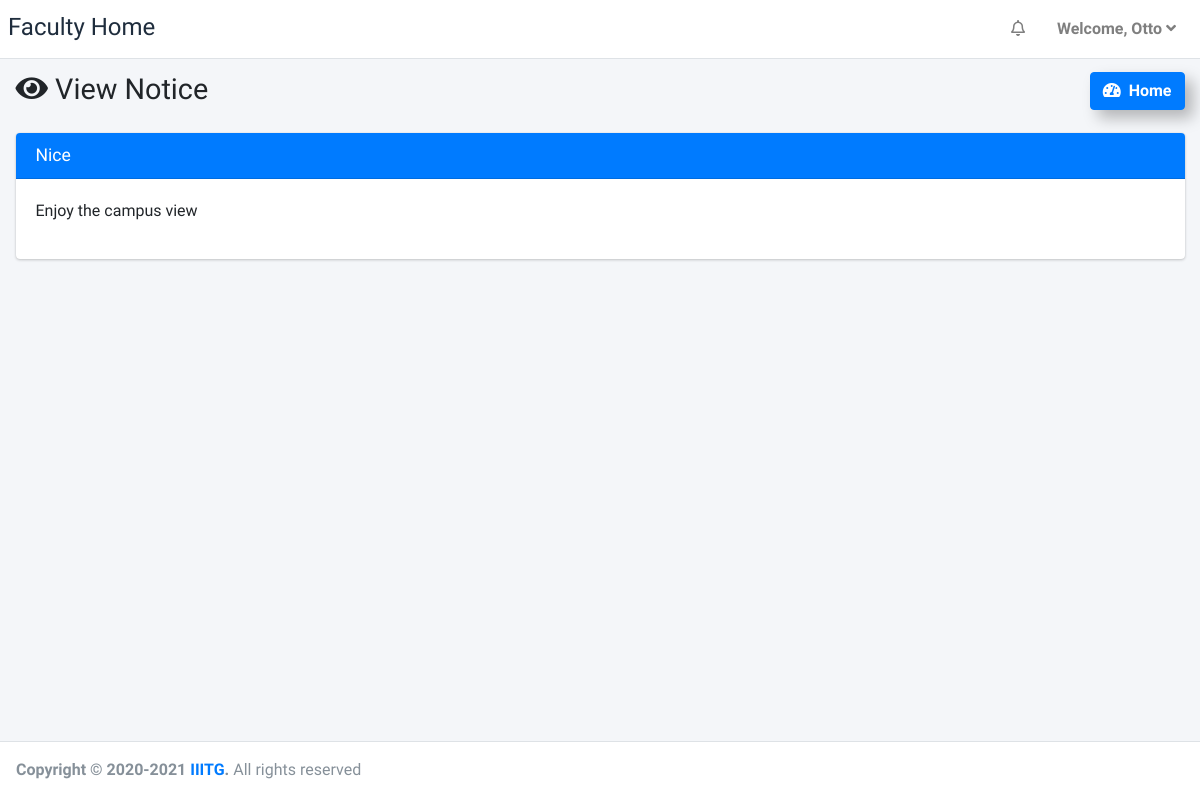
The app's page /student/MrX/notice/2/ (signed in), older data.
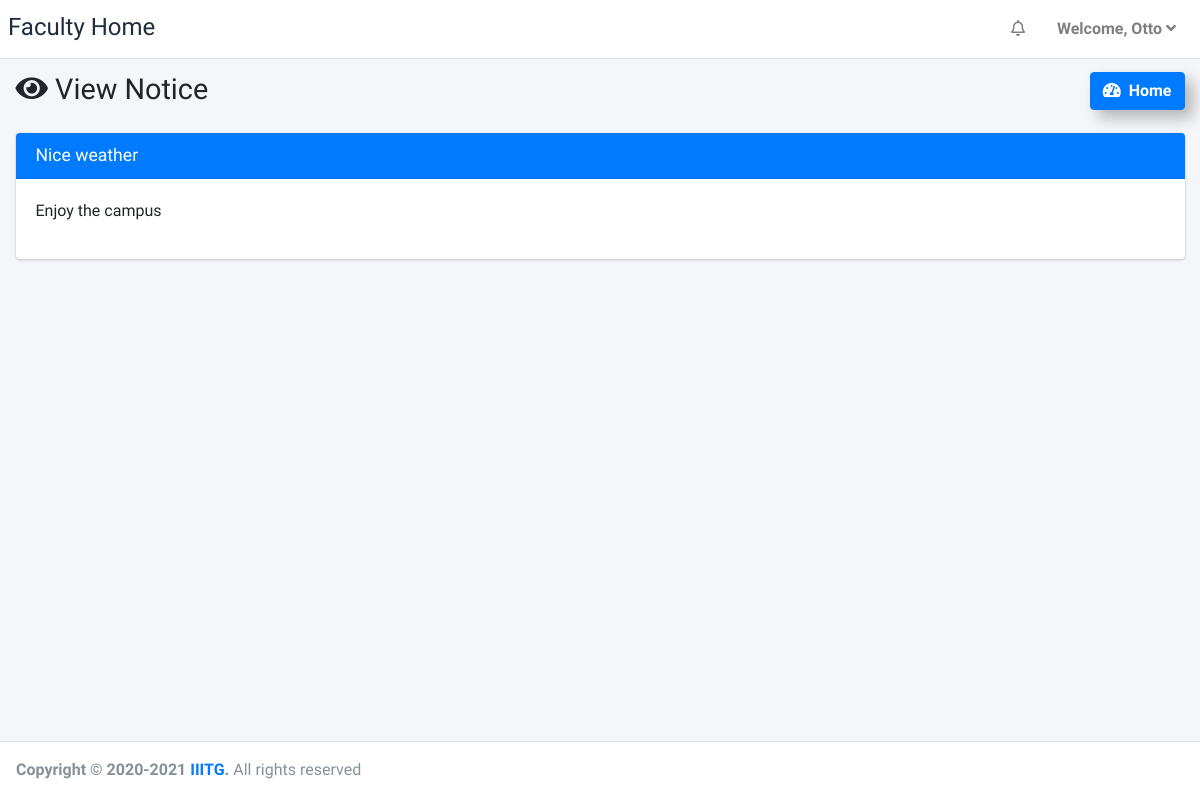
The same page, newer data.
### mySpace_app/models.py (models this page shows, shortened)
class Notice(models.Model):
    notice_name = models.CharField(max_length=255)
    content = models.TextField()
    published_on = models.DateTimeField(auto_now=True)

### mySpace_app/views.py (the view)
# urls.py: path('student/<str:username>/notice/<int:notice_id>/', views.notice_view, name="notice_view"),
def notice_view(request, username, notice_id):
	res = checkUser(request, username)
	if res: return res
	try:
		notice = Notice.objects.get(id=notice_id)
	except Exception as e:
		return redirect('/')
	contents = {
		'name': notice.notice_name,
		'content': notice.content,
		'published_on': notice.published_on
	}
	if Student.objects.filter(user=request.user).exists():
		return render(request, 'student_templates/notice_view.html', contents)
	else:
		return render(request, 'faculty_templates/notice_view.html', contents)

### mySpace_app/utility.py (called while the page is built)
def checkUser(request, username):
    if request.user.is_anonymous:
        return redirect('/login')
    elif request.user.username != username:
        return redirect('/')
    return None

### mySpace_app/templates/faculty_templates/notice_view.html
{% extends 'faculty_templates/base.html' %}
{% block page_title %}
<i class="nav-icon fas fa-eye"></i>
View Notice
{% endblock page_title %}
{% block main_content %}
<section class="content">
    <div class="container-fluid">
        <div class="row">
            <div class="col-12">
              <div class="card card-primary">
                <div class="card-header">
                  <h3 class="card-title">{{name}}</h3>
                </div>
        <div class="card-body">
            <p>{{content}}</p>
        </div>
        </div>
            </div>
        </div>
    </div>
</section>
{% endblock main_content %}

Row changes from the older to the newer data that the page shows:
changed Notice: notice_name "Nice" → "Nice weather"; content "Enjoy the campus view" → "Enjoy the campus"
